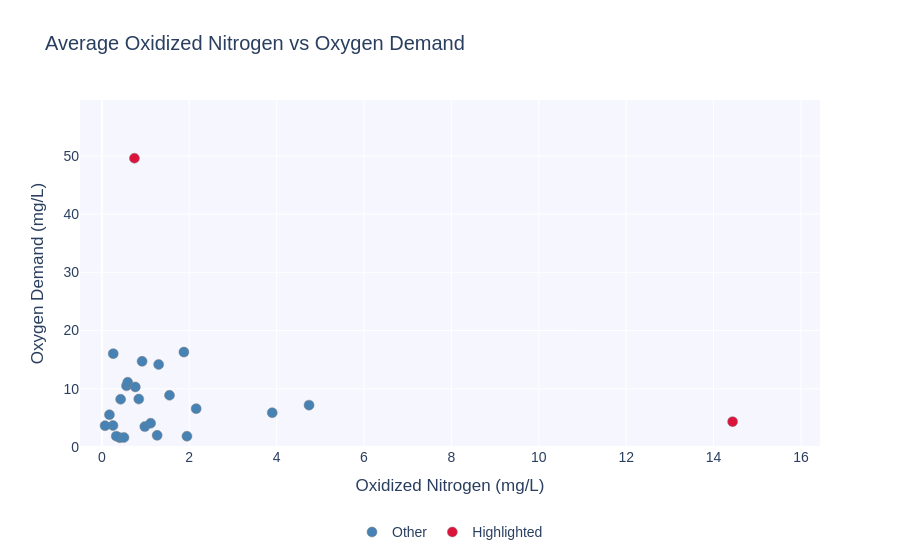

The cell this chart's notebook holds for it:
### Code cell
import pandas as pd
import plotly.express as px
import numpy as np
import os

# Simulated example — replace this with your actual data
# aggregated_df = pd.read_csv("your_data.csv")

# Add small jitter to reduce perfect overlaps
np.random.seed(42)
aggregated_df['x_jittered'] = aggregated_df['Value_nitrate'] + np.random.normal(0, 0.05, size=len(aggregated_df))
aggregated_df['y_jittered'] = aggregated_df['Value_oxygen'] + np.random.normal(0, 0.05, size=len(aggregated_df))

# Highlight key countries
highlight_countries = ['Mexico', 'Greece']
aggregated_df['highlight'] = aggregated_df['Country Name'].apply(lambda x: 'Highlighted' if x in highlight_countries else 'Other')

# Plot
fig = px.scatter(
    aggregated_df,
    x='x_jittered',
    y='y_jittered',
    color='highlight',
    hover_name='Country Name',
    title='Average Oxidized Nitrogen vs Oxygen Demand',
    labels={
        'x_jittered': 'Oxidized Nitrogen (mg/L)',
        'y_jittered': 'Oxygen Demand (mg/L)',
        'highlight': ''
    },
    color_discrete_map={'Highlighted': 'crimson', 'Other': 'steelblue'}
)

fig.update_traces(
    marker=dict(size=10, line=dict(width=0.5, color='gray')),
    hovertemplate='<b>%{hovertext}</b><br>Nitrogen: %{x:.2f} mg/L<br>Oxygen: %{y:.2f} mg/L<extra></extra>'
)

fig.update_layout(
    xaxis=dict(range=[-0.5, aggregated_df['x_jittered'].max() + 2]),
    yaxis=dict(range=[0, aggregated_df['y_jittered'].max() + 10]),
    font=dict(family="Arial", size=14),
    plot_bgcolor='rgba(245, 245, 255, 0.9)',
    legend=dict(title=None, orientation='h', x=0.5, xanchor='center', y=-0.2),
    hoverlabel=dict(font_size=14)
)

fig.show()
fig.write_html("../visualizations/nitrogen_vs_oxygen_cleaned.html", include_plotlyjs='cdn')

### Figure 1 — Plotly figure (JSON) as saved in the notebook; plotly's stock layout.template omitted (floating-point values rounded to 4 significant figures)
{"data": [{"hovertemplate": "<b>%{hovertext}</b><br>Nitrogen: %{x:.2f} mg/L<br>Oxygen: %{y:.2f} mg/L<extra></extra>", "hovertext": ["Argentina", "Austria", "Belgium", "Bulgaria", "Canada", "Croatia", "Estonia", "Finland", "France", "India", "Ireland", "Italy", "Latvia", "Lithuania", "Macedonia (the former Yugoslav Republic of)", "Norway", "Poland", "Portugal", "Serbia", "Slovenia", "Sweden", "United States of America (the)", "Uruguay"], "legendgroup": "Other", "marker": {"color": "steelblue", "line": {"color": "gray", "width": 0.5}, "size": 10, "symbol": "circle"}, "mode": "markers", "name": "Other", "orientation": "v", "showlegend": true, "type": "scatter", "x": [1.549, 1.948, 1.878, 0.5636, 0.1738, 0.2549, 0.5928, 0.2604, 2.159, 0.845, 0.4133, 4.742, 0.3306, 1.3, 0.9835, 0.07322, 3.9, 0.5065, 1.117, 1.266, 0.7664, 0.9211, 0.4298], "xaxis": "x", "y": [8.881, 1.851, 16.29, 10.5, 5.534, 3.686, 11.12, 16.03, 6.589, 8.229, 1.59, 7.189, 1.861, 14.17, 3.501, 3.663, 5.889, 1.625, 4.083, 2.0, 10.32, 14.71, 8.19], "yaxis": "y"}, {"hovertemplate": "<b>%{hovertext}</b><br>Nitrogen: %{x:.2f} mg/L<br>Oxygen: %{y:.2f} mg/L<extra></extra>", "hovertext": ["Greece", "Mexico"], "legendgroup": "Highlighted", "marker": {"color": "crimson", "line": {"color": "gray", "width": 0.5}, "size": 10, "symbol": "circle"}, "mode": "markers", "name": "Highlighted", "orientation": "v", "showlegend": true, "type": "scatter", "x": [14.44, 0.7457], "xaxis": "x", "y": [4.352, 49.59], "yaxis": "y"}], "layout": {"font": {"family": "Arial", "size": 14}, "hoverlabel": {"font": {"size": 14}}, "legend": {"orientation": "h", "title": {}, "tracegroupgap": 0, "x": 0.5, "xanchor": "center", "y": -0.2}, "plot_bgcolor": "rgba(245, 245, 255, 0.9)", "title": {"text": "Average Oxidized Nitrogen vs Oxygen Demand"}, "xaxis": {"anchor": "y", "domain": [0, 1], "range": [-0.5, 16.44], "title": {"text": "Oxidized Nitrogen (mg/L)"}}, "yaxis": {"anchor": "x", "domain": [0, 1], "range": [0, 59.59], "title": {"text": "Oxygen Demand (mg/L)"}}}}
